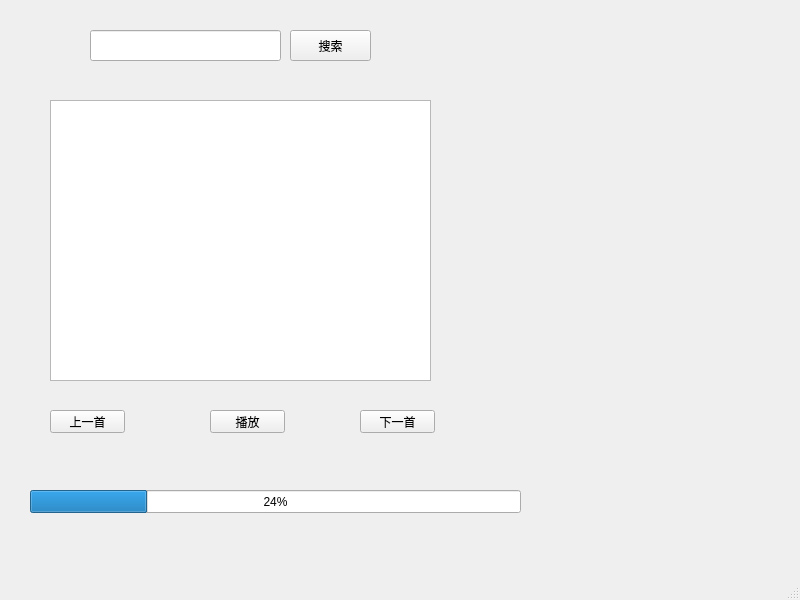
<?xml version="1.0" encoding="UTF-8"?>
<ui version="4.0">
 <class>MainWindow</class>
 <widget class="QMainWindow" name="MainWindow">
  <property name="geometry">
   <rect>
    <x>0</x>
    <y>0</y>
    <width>800</width>
    <height>600</height>
   </rect>
  </property>
  <property name="windowTitle">
   <string>MainWindow</string>
  </property>
  <widget class="QWidget" name="centralwidget">
   <widget class="QPushButton" name="pushButton">
    <property name="geometry">
     <rect>
      <x>50</x>
      <y>410</y>
      <width>75</width>
      <height>23</height>
     </rect>
    </property>
    <property name="text">
     <string>上一首</string>
    </property>
   </widget>
   <widget class="QPushButton" name="pushButton_2">
    <property name="geometry">
     <rect>
      <x>210</x>
      <y>410</y>
      <width>75</width>
      <height>23</height>
     </rect>
    </property>
    <property name="text">
     <string>播放</string>
    </property>
   </widget>
   <widget class="QPushButton" name="pushButton_3">
    <property name="geometry">
     <rect>
      <x>360</x>
      <y>410</y>
      <width>75</width>
      <height>23</height>
     </rect>
    </property>
    <property name="text">
     <string>下一首</string>
    </property>
   </widget>
   <widget class="QPushButton" name="pushButton_4">
    <property name="geometry">
     <rect>
      <x>290</x>
      <y>30</y>
      <width>81</width>
      <height>31</height>
     </rect>
    </property>
    <property name="text">
     <string>搜索</string>
    </property>
   </widget>
   <widget class="QLineEdit" name="lineEdit">
    <property name="geometry">
     <rect>
      <x>90</x>
      <y>30</y>
      <width>191</width>
      <height>31</height>
     </rect>
    </property>
   </widget>
   <widget class="QListView" name="listView">
    <property name="geometry">
     <rect>
      <x>50</x>
      <y>100</y>
      <width>381</width>
      <height>281</height>
     </rect>
    </property>
   </widget>
   <widget class="QProgressBar" name="progressBar">
    <property name="geometry">
     <rect>
      <x>30</x>
      <y>490</y>
      <width>491</width>
      <height>23</height>
     </rect>
    </property>
    <property name="value">
     <number>24</number>
    </property>
   </widget>
  </widget>
  <widget class="QMenuBar" name="menubar">
   <property name="geometry">
    <rect>
     <x>0</x>
     <y>0</y>
     <width>800</width>
     <height>22</height>
    </rect>
   </property>
  </widget>
  <widget class="QStatusBar" name="statusbar"/>
 </widget>
 <resources/>
 <connections/>
</ui>
